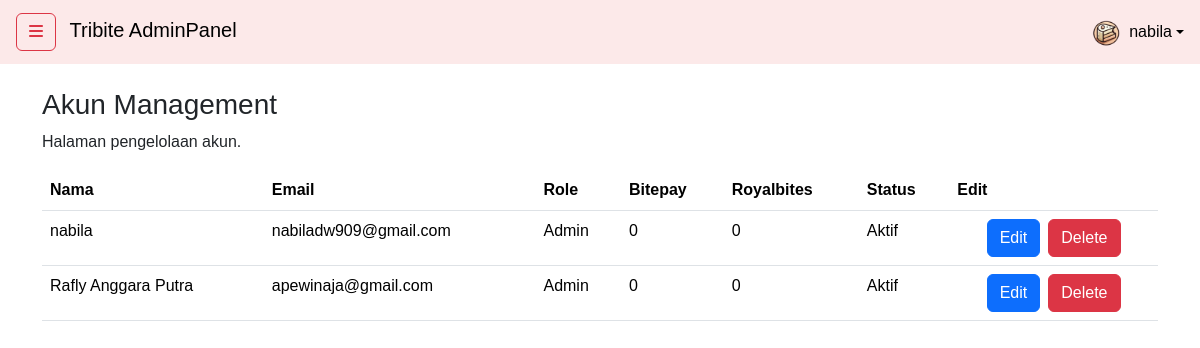
The page /app/views/dashboard/akun/akunmanage.php (signed in) on the database its author committed.
### tables this page shows
CREATE TABLE `akun`  (
  `id` int(0) NOT NULL AUTO_INCREMENT,
  `nama` varchar(30) NOT NULL,
  `password` varchar(255) NOT NULL,
  `email` varchar(100) NOT NULL,
  `telepon` varchar(20) NOT NULL,
  `role` tinyint(0) NOT NULL DEFAULT 0,
  `picture` varchar(255) NOT NULL DEFAULT '',
  `bitepay` int(0) NOT NULL DEFAULT 0,
  `point` int(0) NOT NULL DEFAULT 0,
  `date` datetime(0) NULL DEFAULT NULL,
  `alamat` varchar(255) NULL DEFAULT NULL,
  `metode_pembayaran` varchar(20) NULL DEFAULT NULL,
  `status` enum('aktif','deleted') NULL DEFAULT NULL,
  `created_at` datetime(0) NULL DEFAULT NULL,
  `deleted_at` datetime(0) NULL DEFAULT NULL,
  PRIMARY KEY (`id`) USING BTREE
);

### app/views/auth/auth.php (called while the page is built, shortened)
<?php
    $stmt = $conn->prepare("CALL GetAuth(?)");
    $stmt->bind_param("i", $_SESSION['user']['id']);
    $stmt->execute();
    $result = $stmt->get_result();
?>

### app/views/dashboard/akun/akunmanage.php (the view, shortened to what this page needs)
<?php
include_once $_SERVER['DOCUMENT_ROOT'] . '/tribite/config.php';
include AUTH;
include PARTIALS_PATH . 'header.php';
$stmt = $conn->prepare("CALL GetAkun");
$stmt->execute();
$result = $stmt->get_result();
$akun = [];
if ($result->num_rows >= 1) {
    while ($row = $result->fetch_assoc()) {
        $akun[] = $row;
    }
} else {
    $_SESSION['notif'] = ["Warn", "Akun tidak ditemukan!"];
}
?>
<div class="container-fluid">
    <div class="row">
        <?php include PARTIALS_PATH . 'sidebar.php'; ?>
        <div class="col">
            <div class="container mt-4">
                <div class="d-flex flex-column flex-md-row justify-content-md-between justify-content-center align-items-center">
                  <div class="text-center text-md-start">
                    <h3>Akun Management</h3>
                    <p>Halaman pengelolaan akun.</p>
                  </div>
                </div>
                <table id="akunTable" class="table nowrap w-100">
                        <thead>
                            <tr>
                                <th data-priority="1">Nama</th>
                                <th>Email</th>
                                <th>Role</th>
                                <th>Bitepay</th>
                                <th>Royalbites</th>
                                <th>Status</th>
                                <th>Edit</th>
                            </tr>
                        </thead>
                        <tbody>
                            <?php foreach ($akun as $row): ?>
                                <tr>
                                    <td><?= htmlspecialchars($row['nama']) ?></td>
                                    <td><?= htmlspecialchars($row['email']) ?></td>
                                    <td><?= $row['role'] ? 'Admin' : 'User' ?></td>
                                    <td><?= $row['bitepay'] ?></td>
                                    <td><?= $row['point'] ?></td>
                                    <td><?= $row['status'] ? 'Aktif' : 'Nonaktif' ?></td>
                                    <td>
                                        <div class="d-inline d-md-flex justify-content-md-center gap-2">
                                            <button type="button" class="btn btn-primary"
                                              data-id="<?= $row['id'] ?>"
                                              data-nama="<?= htmlspecialchars($row['nama']) ?>"
                                              data-email="<?= htmlspecialchars($row['email']) ?>"
                                              data-role="<?= $row['role'] ?>"
                                              data-bitepay="<?= $row['bitepay'] ?>"
                                              data-point="<?= $row['point'] ?>"
                                              data-bs-toggle="modal"
                                              data-bs-target="#EditAkun" id="edit-akun">
                                              Edit
                                            </button>
                                            <form action="/akun/akun_delete" method="POST" style="display:inline;" onsubmit="return confirm('Yakin ingin hapus akun ini?')">
                                              <button type="submit" class="btn btn-danger">Delete</button>
                                            </form>
                                        </div>
                                    </td>
                                </tr>
                            <?php endforeach; ?>
                        </tbody>
                    </table>
            </div>
        </div>
    </div>
</div>
<?php
include PARTIALS_PATH . 'footer.php';
?>

### app/views/components/header.php (shortened to what this page needs)
<!DOCTYPE html>
<html lang="en">
<head>
    <link rel="stylesheet" href="/tribite/assets/css/bootstrap.min.css">
    <link rel="stylesheet" href="/tribite/assets/css/global.css">
    <link rel="stylesheet" href="/tribite/assets/css/font-awesome.min.css">
    <link rel="stylesheet" href="/tribite/assets/css/datatables.min.css">
    <link rel="stylesheet" href="https://cdnjs.cloudflare.com/ajax/libs/font-awesome/6.7.2/css/all.min.css">
</head>
<body>

### app/views/components/sidebar.php (shortened to what this page needs)
<nav class="navbar navbar-light bg-pink px-3">
    <span class="navbar-brand">
        <button class="btn btn-outline-danger" data-bs-toggle="offcanvas" data-bs-target="#offcanvasSidebar" aria-controls="offcanvasSidebar">
            <i class="fa fa-bars"></i>
        </button>
        <a href="/home" class="text-decoration-none text-black">
            <span class="ms-2">Tribite AdminPanel</span>
        </a>
    </span>
    <span class="ms-2">
        <div class="dropdown">
            <a href="#" class="d-flex align-items-center text-decoration-none dropdown-toggle text-black" id="dropdownUser1" data-bs-toggle="dropdown" aria-expanded="false">
                <img src="/tribite/assets/img/aaaa.png" alt="profile" width="30" height="30" class="rounded-circle">
                <span class="ms-2"><?= $_SESSION['user']['nama'] ?? "TRIBITE"; ?></span>
            </a>
        </div>
    </span>
</nav>

### app/views/components/footer.php (shortened to what this page needs)
</body>
</html>

### assets/css/global.css (style rules this page uses)
body { font-family: 'Poppins', sans-serif; background-color: #FCE9E9; }
.bg-pink { background-color: #FCE9E9; }
.navbar { background-color: #fce9e9; }
@media (min-width: 768px) { body { margin: 10px 150px 0 150px; } }

### app/views/components/sidebar.php (style rules this page uses)
body { background-color: white; margin: 0px; }

### rows shown on the page
akun: nama "nabila", email "nabiladw909@gmail.com", role "Admin", bitepay "0", point "0", status "Aktif"
akun: nama "Rafly Anggara Putra", email "apewinaja@gmail.com", role "Admin", bitepay "0", point "0", status "Aktif"

### other values the page prints
$_SESSION['user']['nama'] "nabila"
